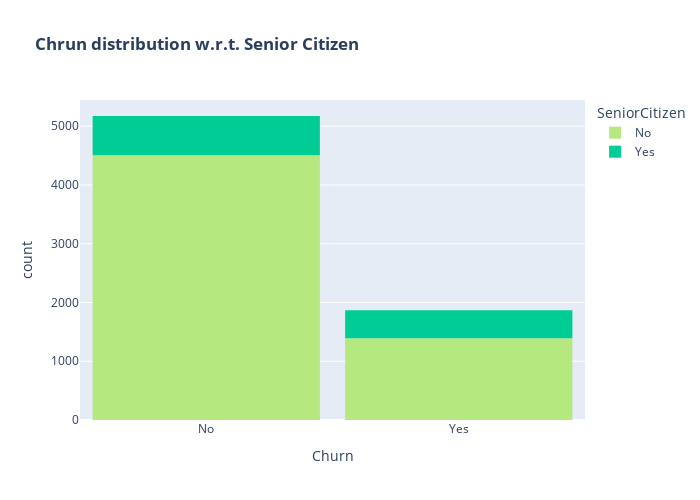

Write notebook code for a chart like this one.
### Markdown cell above
* Customers that doesn't have partners are more likely to churn

### Code cell
color_map = {"Yes": '#00CC96', "No": '#B6E880'}
fig = px.histogram(df, x="Churn", color="SeniorCitizen", title="<b>Chrun distribution w.r.t. Senior Citizen</b>", color_discrete_map=color_map)
fig.update_layout(width=700, height=500, bargap=0.1)
fig.show()

### Figure 1 — Plotly figure (JSON) as saved in the notebook; plotly's stock layout.template omitted (floating-point values rounded to 4 significant figures; data arrays with more than 128 entries replaced by an {"elided": "..."} marker saying what was removed)
{"data": [{"alignmentgroup": "True", "bingroup": "x", "hovertemplate": "SeniorCitizen=No<br>Churn=%{x}<br>count=%{y}<extra></extra>", "legendgroup": "No", "marker": {"color": "#B6E880", "pattern": {"shape": ""}}, "name": "No", "offsetgroup": "No", "orientation": "v", "showlegend": true, "type": "histogram", "x": {"elided": "5901 str values"}, "xaxis": "x", "yaxis": "y"}, {"alignmentgroup": "True", "bingroup": "x", "hovertemplate": "SeniorCitizen=Yes<br>Churn=%{x}<br>count=%{y}<extra></extra>", "legendgroup": "Yes", "marker": {"color": "#00CC96", "pattern": {"shape": ""}}, "name": "Yes", "offsetgroup": "Yes", "orientation": "v", "showlegend": true, "type": "histogram", "x": {"elided": "1142 str values"}, "xaxis": "x", "yaxis": "y"}], "layout": {"bargap": 0.1, "barmode": "relative", "height": 500, "legend": {"title": {"text": "SeniorCitizen"}, "tracegroupgap": 0}, "title": {"text": "<b>Chrun distribution w.r.t. Senior Citizen</b>"}, "width": 700, "xaxis": {"anchor": "y", "autorange": true, "domain": [0, 1], "range": [-0.5, 1.5], "title": {"text": "Churn"}, "type": "category"}, "yaxis": {"anchor": "x", "autorange": true, "domain": [0, 1], "range": [0, 5446.0], "title": {"text": "count"}}}}
